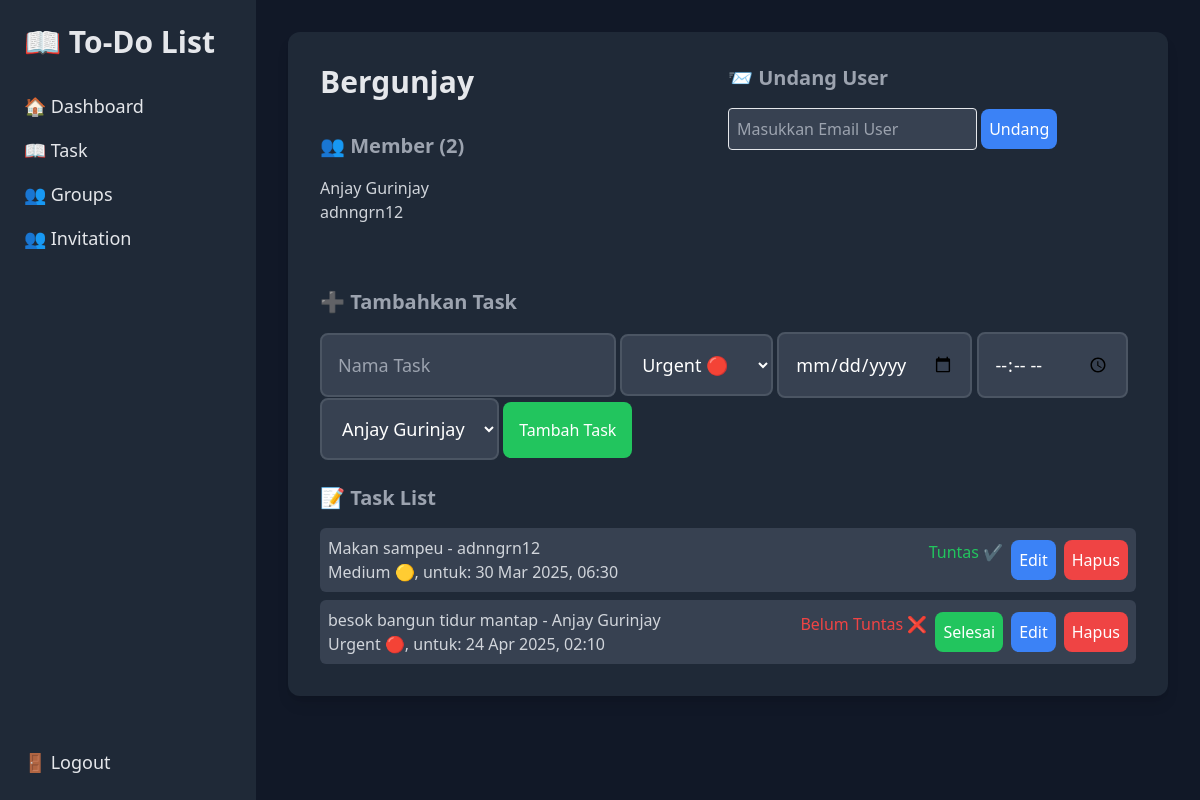
The app's page /todolist/group_detail.php?id=1 (signed in) with its own data.
### tables this page shows
CREATE TABLE `group_members` (
  `id` int NOT NULL,
  `group_id` int NOT NULL,
  `user_id` int NOT NULL,
  `role` enum('admin','member') NOT NULL DEFAULT 'member',
  `status` enum('pending','accepted','rejected') DEFAULT 'accepted'
);

CREATE TABLE `groups` (
  `id` int NOT NULL,
  `name` varchar(100) NOT NULL,
  `created_by` int NOT NULL,
  `created_at` timestamp NULL DEFAULT CURRENT_TIMESTAMP
);

CREATE TABLE `users` (
  `id` int NOT NULL,
  `username` varchar(100) NOT NULL,
  `password` varchar(100) NOT NULL,
  `email` varchar(100) NOT NULL,
  `created_at` timestamp NOT NULL DEFAULT CURRENT_TIMESTAMP
);

CREATE TABLE `group_task_assignees` (
  `id` int NOT NULL,
  `task_id` int NOT NULL,
  `user_id` int NOT NULL,
  `completed` tinyint(1) DEFAULT '0'
);

CREATE TABLE `group_tasks` (
  `id` int NOT NULL,
  `group_id` int NOT NULL,
  `created_by` int NOT NULL,
  `text` varchar(255) NOT NULL,
  `priority` enum('1','2','3') NOT NULL,
  `due_date_time` datetime NOT NULL,
  `created_at` timestamp NULL DEFAULT CURRENT_TIMESTAMP
);

### todolist/group_detail.php (the view, shortened to what this page needs)
<?php
include('../conn.php');
$group_id = isset($_GET['id']) ? intval($_GET['id']) : 0;
$user_id = $_SESSION['user_id'];
$query = "SELECT g.*, gm.user_id AS is_member, (g.created_by = :user_id) AS is_admin
          FROM `groups` g
          LEFT JOIN group_members gm ON g.id = gm.group_id AND gm.user_id = :user_id
          WHERE g.id = :group_id";
$stmt = $pdo->prepare($query);
$stmt->bindParam(':group_id', $group_id);
$stmt->bindParam(':user_id', $user_id);
$stmt->execute();
$group = $stmt->fetch(PDO::FETCH_ASSOC);
$query = "SELECT u.id, u.username
          FROM users u
          INNER JOIN group_members gm ON u.id = gm.user_id
          WHERE gm.group_id = :group_id";
$stmt = $pdo->prepare($query);
$stmt->bindParam(':group_id', $group_id);
$stmt->execute();
$members = $stmt->fetchAll(PDO::FETCH_ASSOC);
$query = "SELECT t.id, t.text, t.priority, t.due_date_time, t.created_by, u.username AS assigned_user, gta.completed
          FROM group_tasks t
          INNER JOIN group_task_assignees gta ON t.id = gta.task_id
          INNER JOIN users u ON gta.user_id = u.id
          WHERE t.group_id = :group_id";
$stmt = $pdo->prepare($query);
$stmt->bindParam(':group_id', $group_id);
$stmt->execute();
$tasks = $stmt->fetchAll(PDO::FETCH_ASSOC);
?>
<!DOCTYPE html>
<html lang="id">
<head>
    <script src="https://cdn.tailwindcss.com"></script>
</head>
<body class="bg-gray-900 text-white flex">
    <div class="w-64 fixed bg-gray-800 h-screen p-6 flex flex-col">
        <h2 class="text-3xl font-semibold text-gray-200 mb-8">
            📖 To-Do List
        </h2>
        <div class="flex flex-col gap-4">
            <a href="index.php" class="text-lg text-gray-200 hover:text-green-500">🏠 Dashboard</a>
            <a href="task.php" class="text-lg text-gray-200 hover:text-green-500">📖 Task</a>
            <a href="group.php" class="text-lg text-gray-200 hover:text-green-500">👥 Groups</a>
            <a href="invitation.php" class="text-lg text-gray-200 hover:text-green-500">👥 Invitation</a>
        </div>
        <div class="flex flex-col gap-4 mt-auto">
            <a href="logout.php" class="text-lg text-gray-200 hover:text-red-500">🚪 Logout</a>
        </div>
    </div>
    <div class="ml-64 flex-1 p-8">
        <div class="w-full max-w-5xl bg-gray-800 p-8 rounded-xl shadow-lg">
            <div class="grid grid-cols-2 mb-10">
                <div>
                    <h2 class="text-3xl font-semibold text-gray-200 mb-8">
                        <?php echo htmlspecialchars($group['name']); ?>
                    </h2>
                    <h3 class="text-xl font-semibold text-gray-400 mb-4">👥 Member (<?php echo count($members); ?>)</h3>
                    <ul class="mb-6">
                        <?php foreach ($members as $member): ?>
                            <li class="text-gray-300"><?php echo htmlspecialchars($member['username']); ?></li>
                        <?php endforeach; ?>
                    </ul>
                </div>
                <?php if ($group['is_admin']): ?>
                <div>
                    <h3 class="text-xl font-semibold text-gray-400 mb-4">📨 Undang User</h3>
                    <form method="POST">
                        <input type="email" name="invite_email" class="p-2 border rounded bg-gray-700 text-white" placeholder="Masukkan Email User" required>
                        <button type="submit" class="bg-blue-500 text-white p-2 rounded-lg hover:bg-blue-600">Undang</button>
                    </form>
                </div>
                <?php endif; ?>
            </div>
            <?php if ($group['is_admin']): ?>
                <h3 class="text-xl font-semibold text-gray-400 mb-4">➕ Tambahkan Task</h3>
                <form method="POST" class="mb-6">
                    <input type="text" name="text" class="p-4 border-2 border-gray-600 rounded-lg bg-gray-700 text-lg focus:outline-none focus:border-green-500" placeholder="Nama Task" required>
                    <select name="priority" class="p-4 border-2 border-gray-600 rounded-lg bg-gray-700 text-lg focus:outline-none focus:border-green-500">
                        <option value="1">Urgent 🔴</option>
                    </select>
                    <input type="date" name="due_date" class="p-4 border-2 border-gray-600 rounded-lg bg-gray-700 text-lg focus:outline-none focus:border-green-500" required>
                    <input type="time" name="due_time" class="p-4 border-2 border-gray-600 rounded-lg bg-gray-700 text-lg focus:outline-none focus:border-green-500" required>
                    <select name="assigned_user" class="p-4 border-2 border-gray-600 rounded-lg bg-gray-700 text-lg focus:outline-none focus:border-green-500">
                        <?php foreach ($members as $member): ?>
                            <option value="<?php echo $member['id']; ?>"><?php echo htmlspecialchars($member['username']); ?></option>
                        <?php endforeach; ?>
                    </select>
                    <button type="submit" class="bg-green-500 text-white p-4 rounded-lg hover:bg-green-600">Tambah Task</button>
                </form>
            <?php endif; ?>
            <h3 class="text-xl font-semibold text-gray-400 mb-4">📝 Task List</h3>
                <ul class="mb- grid gap-2">
                    <?php foreach ($tasks as $task): ?>
                        <?php
                            $priority_text = '';
                            switch ($task['priority']) {
                                case 1:
                                    $priority_text = 'Urgent 🔴';
                                    break;
                                case 2:
                                    $priority_text = 'Medium 🟡';
                                    break;
                            }
                        ?>
                        <li class="text-gray-300 bg-gray-700 p-2 rounded-md flex items-center justify-between">
                            <div>
                                <div>
                                    <span class="font-medium"><?php echo htmlspecialchars($task['text']); ?>  -</span>
                                    <span><?php echo htmlspecialchars($task['assigned_user']); ?></span>
                                </div>
                                <div><?php echo $priority_text; ?>, untuk: <?php echo date('d M Y, H:i', strtotime($task['due_date_time'])); ?></div>
                            </div>
                            <div class="flex gap-2">
                            <div class="task-status">
                                <?php
                                if ($task['completed']) {
                                    echo "<span class='text-green-500'>Tuntas ✔️</span>";
                                } else {
                                    echo "<span class='text-red-500'>Belum Tuntas ❌</span>";
                                };
                                ?>
                            </div>
                                <?php if (($group['is_admin'] && $task['assigned_user'] == $_SESSION['username']) || (!$group['is_admin'] && $task['assigned_user'] == $_SESSION['username'])): ?>
                                    <button
                                        class="toggle-task bg-<?php echo $task['completed'] ? 'gray' : 'green'; ?>-500 text-white p-2 rounded-lg hover:bg-<?php echo $task['completed'] ? 'red' : 'green'; ?>-600"
                                        data-task-id="<?php echo $task['id']; ?>"
                                        data-group-id="<?php echo $group_id; ?>"
                                        data-completed="<?php echo $task['completed'] ? '1' : '0'; ?>"
                                    >
                                        <?php echo $task['completed'] ? 'Batal' : 'Selesai'; ?>
                                    </button>
                                <?php endif; ?>
                                <?php if ($group['is_admin'] && $task['created_by'] == $user_id): ?>
                                    <form action="edit_taskGroup.php" method="GET">
                                        <button type="submit" class="bg-blue-500 text-white p-2 rounded-lg hover:bg-blue-600">Edit</button>
                                    </form>
                                    <form action="delete_taskGroup.php" method="POST" onsubmit="return confirm('Yakin ingin menghapus tugas ini?');">
                                        <button type="submit" class="bg-red-500 text-white p-2 rounded-lg hover:bg-red-600">Hapus</button>
                                    </form>
                                <?php endif; ?>
                            </div>
                        </li>
                    <?php endforeach; ?>
                </ul>
        </div>
    </div>
</body>
</html>

### records on screen
group_members: group.name "Bergunjay"
users: username "Anjay Gurinjay"
users: username "adnngrn12"
group_task_assignees: task.text "Makan sampeu", user.username "adnngrn12", task.priority "Medium 🟡", task.due_date_time "30 Mar 2025, 06:30", completed "Tuntas ✔️"
group_task_assignees: task.text "besok bangun tidur mantap", user.username "Anjay Gurinjay", task.priority "Urgent 🔴", task.due_date_time "24 Apr 2025, 02:10", completed "Belum Tuntas ❌"

### other values on screen
count($members) "2"
form field assigned_user "Anjay Gurinjay"
